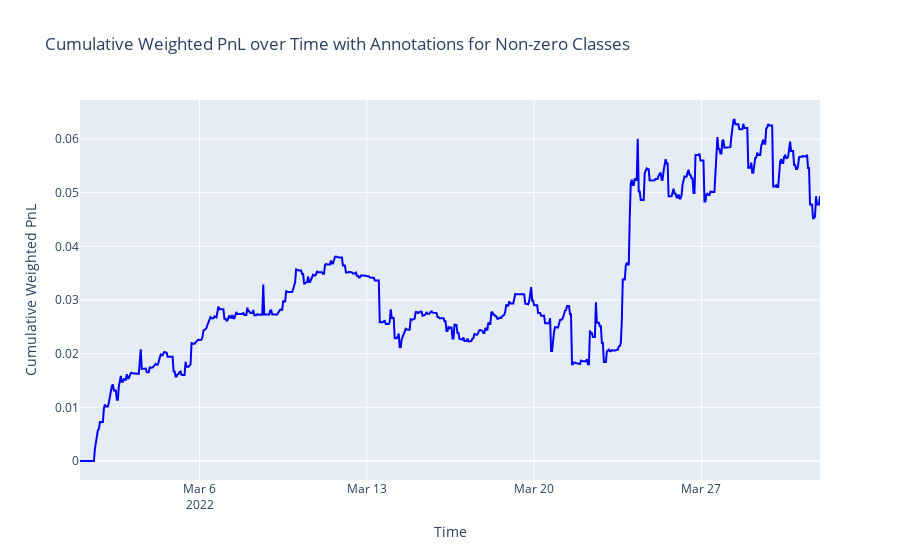

Notebook source saved alongside this figure:
### Code cell
# Create the plot
fig = go.Figure()

# Add the cumulative weighted PnL line
fig.add_trace(go.Scatter(
    x=strategy_result_copy['ts_hour'],
    y=strategy_result_copy['cumulative_weighted_pnl'],
    mode='lines',
    name='Cumulative Weighted PnL',
    line=dict(color='blue')
))

# Update layout
fig.update_layout(
    title='Cumulative Weighted PnL over Time with Annotations for Non-zero Classes',
    xaxis_title='Time',
    yaxis_title='Cumulative Weighted PnL',
    # template='plotly_white'
)


# Show the plot
fig.show()

### Figure 1 — Plotly figure (JSON) as saved in the notebook; plotly's stock layout.template omitted (floating-point values rounded to 4 significant figures; data arrays with more than 128 entries replaced by an {"elided": "..."} marker saying what was removed)
{"data": [{"line": {"color": "blue"}, "mode": "lines", "name": "Cumulative Weighted PnL", "type": "scatter", "x": {"elided": "744 str values"}, "y": {"elided": "744 float values"}}], "layout": {"title": {"text": "Cumulative Weighted PnL over Time with Annotations for Non-zero Classes"}, "xaxis": {"title": {"text": "Time"}}, "yaxis": {"title": {"text": "Cumulative Weighted PnL"}}}}
